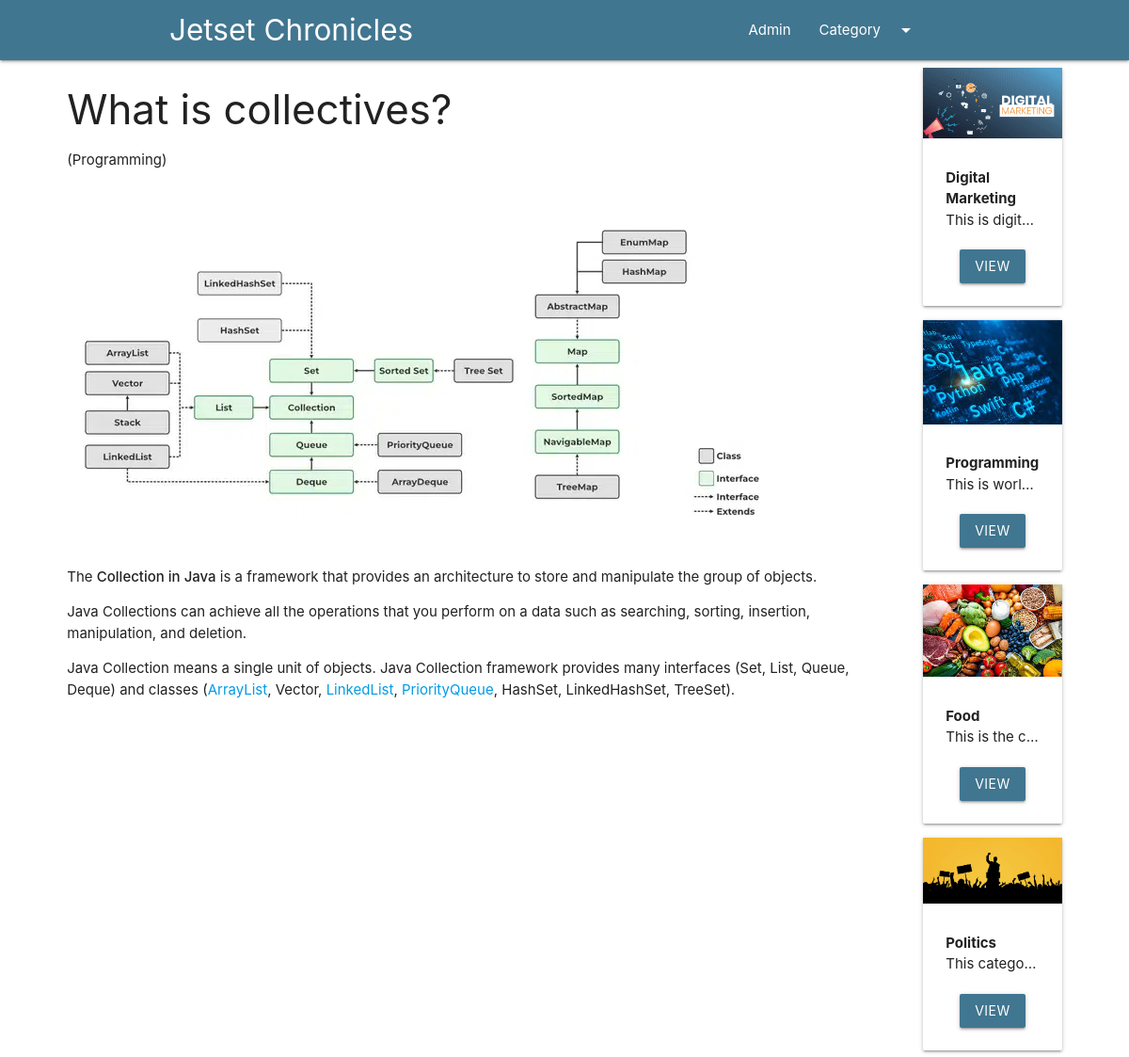
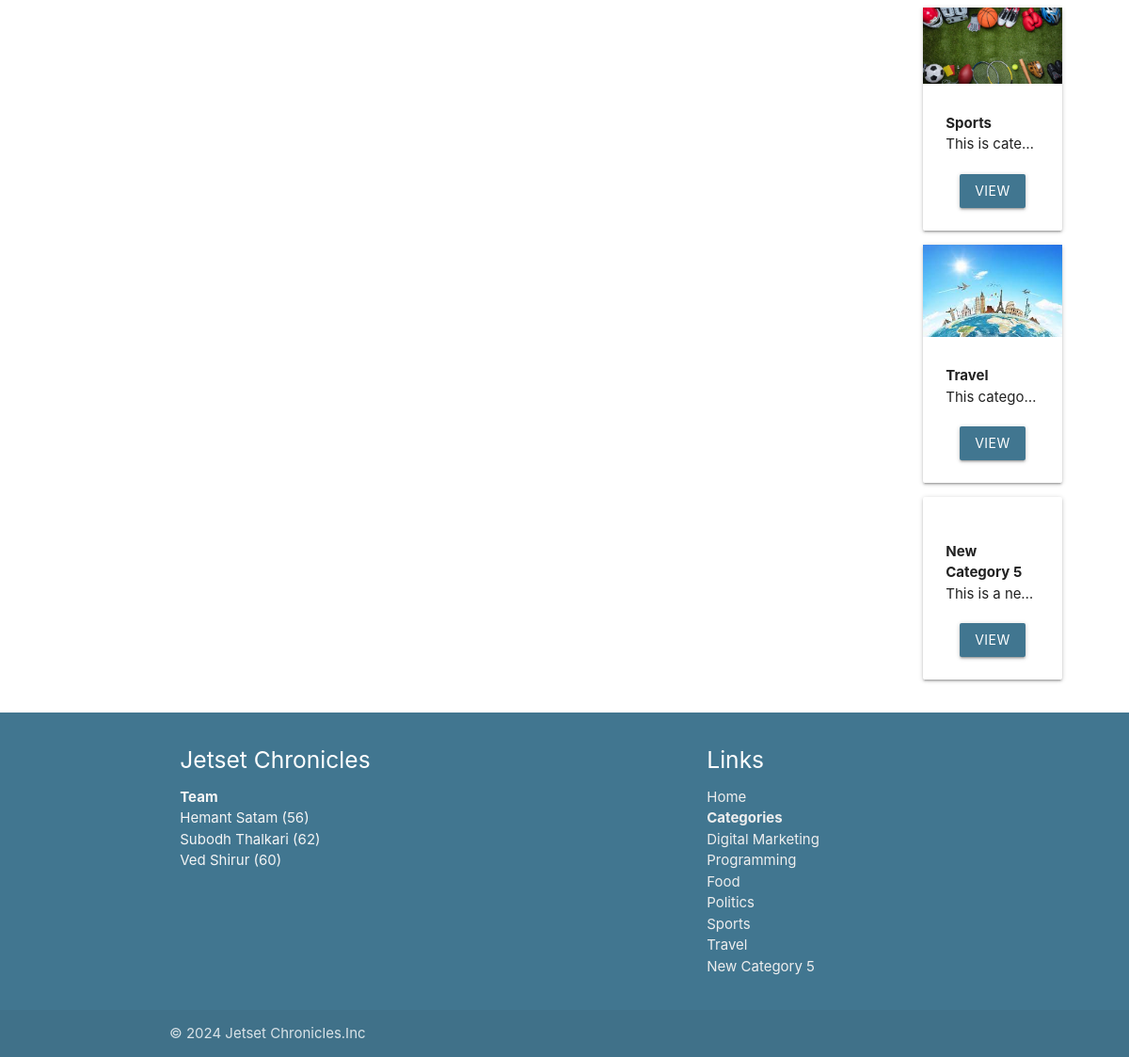
The app's page /blog/cl with its own data (2 pictures, top to bottom).
### blog/models.py (models this page shows, shortened)
class Post(models.Model):
    post_id = models.AutoField(primary_key=True)
    title = models.CharField(max_length=200)
    content =  models.TextField()
    url = models.CharField(max_length=100)
    cat = models.ForeignKey(Category, on_delete=models.CASCADE)
    image = models.ImageField(upload_to='post/',default='default_image.jpg')

class Category(models.Model):
    cat_id = models.AutoField(primary_key=True)
    title = models.CharField(max_length=100)
    description = models.TextField()
    url = models.CharField(max_length=100)
    image = models.ImageField(upload_to='category/')
    add_date = models.DateTimeField(auto_now_add=True, null=True)

### blog/views.py (the view)
# urls.py: path('blog/<slug:url>',post),
def post(request,url):
    post= Post.objects.get(url=url)
    cats=Category.objects.all()
    return render(request,'posts.html',{'post':post,'cats':cats})

### template/posts.html (shortened to what this page needs)
{%extends 'base.html'%}
{%block content%}
<div class="container-custom">
    <div class="row">
        <div class="col s12 m10">
            <h3>{{post.title}}</h3>
            <p>({{post.cat.title}})</p>
            <img src="/media/{{post.image}}" class="responsive-img" alt="">
            <br>
            <p>
                {{post.content|safe}}
            </p>
        </div>
        <div class="col s12 m2">
             {%for cat in cats %}
    <div class="card item" style="margin-left:10px;">
        <div class="img-container">
            <img src="/media/{{cat.image}}" class="responsive-img" alt="">
        </div>
        <div class="card-content">
            <b >
                {{cat.title}}
            </b>
            <p class="truncate">{{cat.description}}</p>
             <div class="container center-align mar20">
            <a href="/category/{{cat.url}}" class="btn bg-cor">VIEW</a>
        </div>
        </div>
    </div>
    {%endfor%}
        </div>
    </div>
</div>
{%endblock%}

### template/footer.html (shortened to what this page needs)
<footer class="page-footer bg-cor">
          <div class="container">
            <div class="row">
              <div class="col l6 s12">
                <h5 class="white-text">Jetset Chronicles</h5>
                <p class="grey-text text-lighten-4"><b>Team</b><br> Hemant Satam (56) <br> Subodh Thalkari (62)<br>  Ved Shirur (60)<br>  </p>
              </div>
              <div class="col l4 offset-l2 s12">
                <h5 class="white-text">Links</h5>
                <ul>
                  <li><a class="grey-text text-lighten-3"  href="http://127.0.0.1:8000/">Home</a></li>
                    <li><a class="grey-text text-lighten-3"  ><b>Categories</b></a></li>
                  {%for cat in cats%}
                   <li><a class="grey-text text-lighten-3"  href="/category/{{cat.url}}">{{cat.title}}</a></li>
                    {%endfor%}
                </ul>
              </div>
            </div>
          </div>
          <div class="footer-copyright">
            <div class="container">
            © 2024 Jetset Chronicles.Inc
            </div>
          </div>
        </footer>

### blog/static/css/style.css (style rules this page uses)
.bg-cor { background:#417690; }
.mar20 { margin-top:20px; }
.container-custom { width:90%!important; margin:auto; }

### records on screen
Post: title "What is collectives?", cat "Programming", image (picture), content "The Collection in Java is a framework that provides an architecture to store and manipulate the group of objects. Java Collections can achieve all the operations that you perform on a data such as searching, sorting, insertion, manipulation, and deletion. Java Collection means a single unit of objects. Java Collection framework provides many interfaces (Set, List, Queue, Deque) and classes ( ArrayList , Vector, LinkedList , PriorityQueue , HashSet, LinkedHashSet, TreeSet)."
Category: image (picture), title "Digital Marketing", description "This is digit…"
Category: image (picture), title "Programming", description "This is worl…"
Category: image (picture), title "Food", description "This is the c…"
Category: image (picture), title "Politics", description "This catego…"
Category: image (picture), title "Sports", description "This is cate…"
Category: image (picture), title "Travel", description "This catego…"
Category: title "New Category 5", description "This is a ne…"
